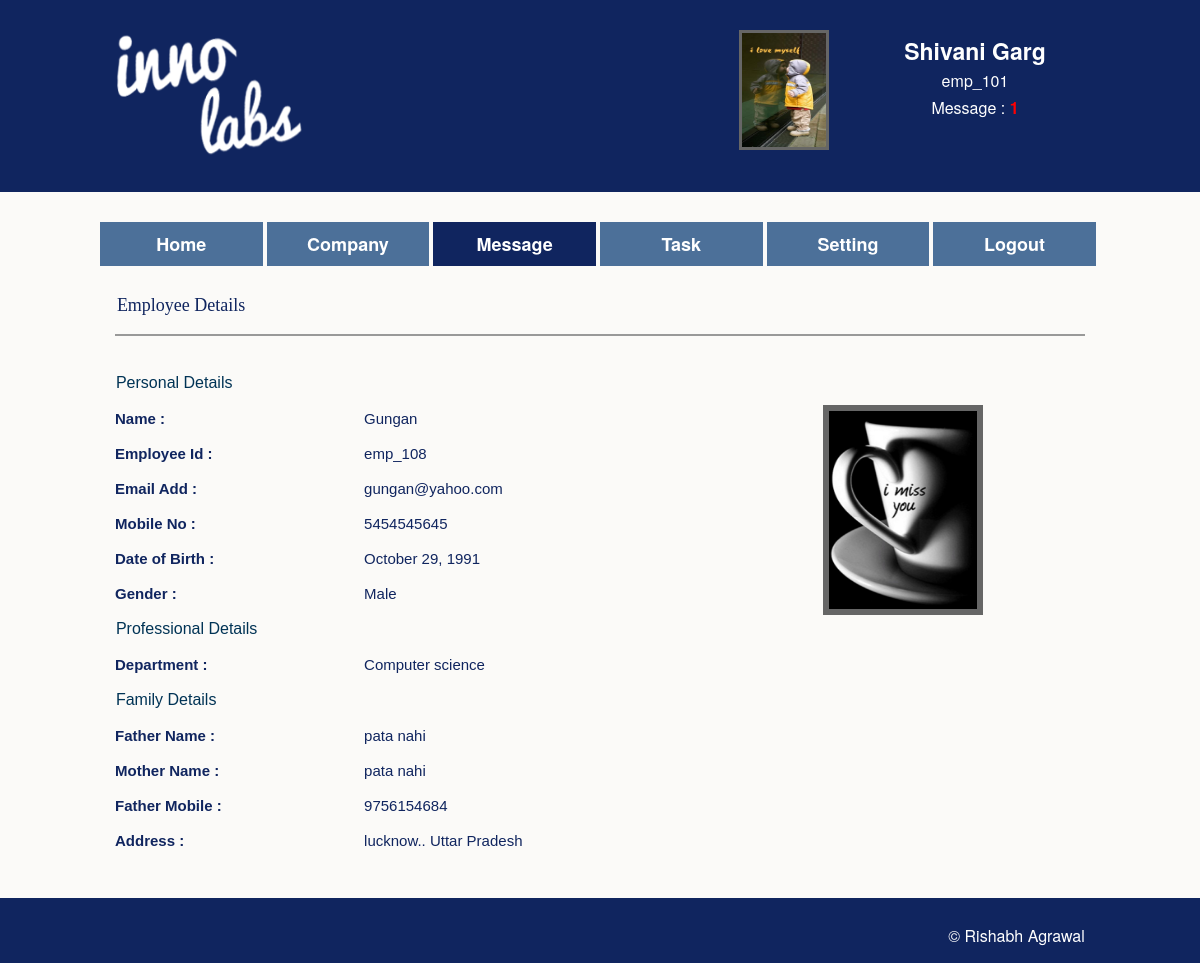
/view_employee.php?user_id=emp_108 (signed in), run on the app's committed database.
### tables this page shows
CREATE TABLE IF NOT EXISTS `employee` (
  `id` int(11) NOT NULL AUTO_INCREMENT,
  `Name` varchar(255) NOT NULL,
  `User_id` varchar(255) NOT NULL,
  `Password` varchar(255) NOT NULL,
  `Email_id` varchar(255) NOT NULL,
  `Mobile` varchar(255) NOT NULL,
  `Gender` varchar(255) NOT NULL,
  `Dob` varchar(255) NOT NULL,
  `Department` varchar(255) NOT NULL,
  `Exp_year` varchar(255) NOT NULL,
  `Company` varchar(255) NOT NULL,
  `Designation` varchar(255) NOT NULL,
  `Father_name` varchar(255) NOT NULL,
  `Mother_name` varchar(255) NOT NULL,
  `Father_mobile` varchar(255) NOT NULL,
  `Address` varchar(255) NOT NULL,
  `Image` varchar(255) NOT NULL,
  `Status` varchar(255) NOT NULL,
  PRIMARY KEY (`id`)
);

### view_employee.php (the view, shortened to what this page needs)
<?php
include('header.php');
if(isset($_GET['user_id']))
{
	$user_id = $_GET['user_id'];
	$query = mysql_query("SELECT * FROM employee WHERE status = 'True' AND User_id = '$user_id'");
	$row = mysql_fetch_assoc($query);
	$dob = $row['Dob'];
	$year = substr($dob,0,4);
	$date = substr($dob,8,2);
	switch(substr($dob,5,2))
	{
		case "10":
		$month = "October";
		break;
	}
}
?>
   <?php
	if(substr($_SESSION['login_id'],0,4) == 'admi')
	{
	?>
    <div class="row nav">
    	<a href="home.php">
        <div class="large-2 column">
         Home
        </div>
        </a>
        <a href="manage_emp.php">
        <div class="large-2 column" style="background:#10255F;">
       	 Manage Emp
        </div>
        </a>
        <a href="message.php">
        <div class="large-2 column" >
         Message
        </div>
        </a>
        <a href="task.php">
        <div class="large-2 column">
         Task
        </div>
        </a>
        <a href="signup.php">
        <div class="large-2 column">
         Add New User
        </div>
        </a>
        <a href="setting.php">
        <div class="large-2 column" >
        Setting
        </div>
        </a>
    </div>
  	<?php
	}
    elseif(substr($_SESSION['login_id'],0,4) == 'emp_')
	{
	?>
    <div class="row nav">
    	<a href="home.php">
        <div class="large-2 column">
         Home
        </div>
        </a>
        <a href="company_detail.php">
        <div class="large-2 column">
       	 Company
        </div>
        </a>
        <a href="message.php">
        <div class="large-2 column" style="background:#10255F;">
         Message
        </div>
        </a>
        <a href="task.php">
        <div class="large-2 column">
         Task
        </div>
        </a>
        <a href="setting.php">
        <div class="large-2 column" >
        Setting
        </div>
        </a>
         <a href="logout.php">
        <div class="large-2 column">
         Logout
        </div>
        </a>
    </div>
    <?php
	}
	?>
     <div class="row">
    	<div class="large-3 column main_heading">
      	Employee Details
        </div>
    </div>
     <div class="row">
    	<div class="large-12 column">
        <hr style="border:0.1em #999999 solid;">
        </div>
    </div>
    <div class="index">
    <div class="row employee_detail">
   <?php
   if(isset($_GET['user_id']) || isset($_POST['done']))
	{
		if(mysql_num_rows($query) != 0)
		{
	?>
        <div class="large-6 column">
        	<div class="row name">
                <div class="large-6 column title">
                Personal Details
                </div>
            </div>
            <div class="row name">
            	<div class="large-6 column heading">
                Name :
                </div>
                <div class="large-6 column end">
               <?php echo $row['Name']; ?>
                </div>
            </div>
             <div class="row name">
            	<div class="large-6 column heading">
                Employee Id :
                </div>
                <div class="large-6 column end">
                <?php echo $row['User_id']; ?>
                </div>
            </div>
             <div class="row name">
            	<div class="large-6 column heading">
                Email Add :
                </div>
                <div class="large-6 column end">
                <?php echo $row['Email_id']; ?>
                </div>
            </div>
             <div class="row name">
            	<div class="large-6 column heading">
                Mobile No :
                </div>
                <div class="large-6 column end">
                <?php echo $row['Mobile']; ?>
                </div>
            </div>
             <div class="row name">
            	<div class="large-6 column heading">
                Date of Birth :
                </div>
                <div class="large-6 column end">
                <?php echo $month." ".$date.", ".$year; ?>
                </div>
            </div>
             <div class="row name">
            	<div class="large-6 column heading">
                Gender :
                </div>
                <div class="large-6 column end">
                <?php echo $row['Gender']; ?>
                </div>
            </div>
              <?php
			if(!empty($row['Department']) || !empty($row['Department']))
			{
			?>
            <div class="row name">
                <div class="large-6 column title">
                Professional Details
                </div>
            </div>
            <?php
			}
			?>
             <?php
			if(!empty($row['Department']))
			{
			?>
             <div class="row name">
            	<div class="large-6 column heading">
               	Department :
                </div>
                <div class="large-6 column end">
                <?php echo $row['Department']; ?>
                </div>
            </div>
            <?php
			}
            ?>
            <div class="row name">
                <div class="large-6 column title">
                Family Details
                </div>
            </div>
            <div class="row name">
            	<div class="large-6 column heading">
               	Father Name :
                </div>
                <div class="large-6 column end">
               <?php echo $row['Father_name']; ?>
                </div>
            </div>
            <div class="row name">
            	<div class="large-6 column heading">
               	Mother Name :
                </div>
                <div class="large-6 column end">
                 <?php echo $row['Mother_name']; ?>
                </div>
            </div>
            <div class="row name">
            	<div class="large-6 column heading">
               	Father Mobile :
                </div>
                <div class="large-6 column end">
                 <?php echo $row['Father_mobile']; ?>
                </div>
            </div>
            <div class="row name">
            	<div class="large-6 column heading">
               	Address :
                </div>
                <div class="large-6 column end">
                 <?php echo $row['Address']; ?>
                </div>
            </div>
        </div>
        <div class="large-6 column">
        <div class="row ">
        	<div class="large-6 column large-offset-5 image ">
                    <img src="employee/<?php echo $row['Image']; ?>" class="user_image">
            </div>
        </div>
        </div>
	<?php
		}
	}
   ?>
    </div>
    </div>
   <div id="full_width">
   <div class="footer">
        <div class="row">
            <div class="large-2 large-offset-10 column copyright">
        &copy; Rishabh Agrawal
            </div>
        </div>
   </div>
   </div>
</body>
</html>

### header.php (shortened to what this page needs)
<?php
if(substr($_SESSION['login_id'],0,4) == 'admi')
{
	if(!isset($_SESSION['login_id']))
	{
		header('location:index.php');
	}
	else{
		$user_id = $_SESSION['login_id'];
		$table = "msg_".$user_id;
		$query = mysql_query("SELECT * FROM admin Where Status = 'True' AND User_id = '$user_id'");
		$row_header = mysql_fetch_assoc($query);
		$query = mysql_query("SELECT * FROM $table WHERE Status = 'True' AND Display = '1'");
		$row_msg = mysql_fetch_assoc($query);
		$total_message =  mysql_num_rows($query);
	}
?>
<!DOCTYPE html>
 <html class="no-js" lang="en">
<head>
	<meta charset="utf-8" />
  <meta name="viewport" content="width=device-width" />
  <title>Password Sniffer</title>
  <link rel="stylesheet" href="css/normalize.css" />
  <link rel="stylesheet" href="css/main.css" />
  <link rel="stylesheet" href="css/foundation.css" />
  <script src="js/vendor/custom.modernizr.js"></script>
  <script src="js/jquery-latest.js" type="text/javascript"></script>
</head>
<body id="body">
<div id="full_width">
    <div class="row header" id="full_widths">
        <div class="large-6 columns">
        	<div class="row">
            <div class="large-10 column">
       			 <a href="#"><img src="img/logo.png" style="height:130px;  margin-left:-100px;"></a>
        	</div>
        	</div>
        </div>
        <div class="large-2 large-offset-1 column" >
            <div class="row">
				<div class="large-8 large-offset-4">
            		<img src="admin/<?php echo $row_header['Image']?>" style="height:120px;width:90px;border:3px #666 solid;"  >
            	</div>
            </div>
        </div>
        <div class="large-3 column end">
            <div class="row ">
                <div class="large-12 columns user_name">
                <h4><a href="#" class="user_n"><?php echo $row_header['Name']?></a></h4>
                </div>
            </div>
            <div class="row ">
                <div class="large-12 user_name columns" style="margin-top:-10px;">
                <p class="user_n"><?php echo $row_header['User_id']?></p>
                </div>
            </div>
            <div class="row ">
                <div class="large-12 user_name column" style="margin-top:-19px;">
                <p><a href="view_message.php" class="user_n">Message : <?php
                if($total_message == '0')
				{
					echo "<span style='font-weight:bold;'>".$total_message."</span>";
				}
				else
				{
					echo "<span style='color:red;font-weight:bold;'>".$total_message."</span>";
				}
				?>
                </a></p>
                </div>
            </div>
            <div class="row ">
                <div class="large-12 user_name column" style="margin-top:-19px;">
                <p><a href="logout.php" class="user_n">Logout</a></p>
                </div>
            </div>
         </div>
    </div>
 </div>
<?php
}
elseif(substr($_SESSION['login_id'],0,4) == 'emp_')
{
	if(!isset($_SESSION['login_id']))
	{
		header('location:index.php');
	}
	else{
		$user_id = $_SESSION['login_id'];
		$table = "msg_".$user_id;
		$query = mysql_query("SELECT * FROM employee Where Status = 'True' AND User_id = '$user_id'");
		$row_header = mysql_fetch_assoc($query);
		$query = mysql_query("SELECT * FROM $table WHERE Status = 'True' AND Display = '1'");
		$total_message =  mysql_num_rows($query);
	}
?>
<!DOCTYPE html>
 <html class="no-js" lang="en">
<head>
  <link rel="stylesheet" href="css/normalize.css" />
  <link rel="stylesheet" href="css/main.css" />
  <link rel="stylesheet" href="css/foundation.css" />
</head>
<body id="body">
<div id="full_width">
    <div class="row header" id="full_widths">
        <div class="large-6 columns">
        	<div class="row">
            <div class="large-10 column">
       			 <a href="#"><img src="img/logo.png" style="height:130px;  margin-left:-100px;"></a>
        	</div>
        	</div>
        </div>
        <div class="large-2 large-offset-1 column" >
            <div class="row">
				<div class="large-8 large-offset-4">
            		<img src="employee/<?php echo $row_header['Image']?>" style="height:120px;width:90px;border:3px #666 solid;"  >
            	</div>
            </div>
        </div>
        <div class="large-3 column end">
            <div class="row ">
                <div class="large-12 columns user_name">
                <h4><a href="#" class="user_n"><?php echo $row_header['Name']?></a></h4>
                </div>
            </div>
            <div class="row ">
                <div class="large-12 user_name columns" style="margin-top:-10px;">
                <p class="user_n"><?php echo $row_header['User_id']?></p>
                </div>
            </div>
            <div class="row ">
                <div class="large-12 user_name column" style="margin-top:-19px;">
                <p><a href="view_message.php" class="user_n">Message : <?php
                if($total_message == '0')
				{
					echo "<span style='font-weight:bold;'>".$total_message."</span>";
				}
				else
				{
					echo "<span style='color:red;font-weight:bold;'>".$total_message."</span>";
				}
				?>
                </a></p>
                </div>
            </div>
         </div>
    </div>
 </div>
<?php
}
else{
	unset($_SESSION['login_id']);
	header('location: index.php');
}
?>

### css/main.css (style rules this page uses)
#body { background:#fbfaf8; }
.main_heading { margin-top:30px; font-size:18px; color:#10255F; font-family:"Comic Sans MS", cursive; }
#full_width { width:100%; background:#10255F; }
.header { padding-top:30px; padding-bottom:30px; }
.user_name { text-align:center; }
.user_n { color:#fff !important; }
.nav { padding-top:30px; }
.nav div { text-align:center; padding-top:1.3%; padding-bottom:1.3%; font-size:18px; background:#4c7099; border-right:#fbfaf8 solid 4px; color:#fff; font-weight:bold; }
.index .heading { font-weight:600; }
.index .title { font-size:16px; color:#035; font-family:"Lucida Sans Unicode", "Lucida Grande", sans-serif; }
.index .name { font-size:15px; color:#10255F; font-family:"Lucida Sans Unicode", "Lucida Grande", sans-serif; padding-top:20px; }
.index .user_image { border:#666 6px solid; width:160px; height:210px; margin-top:50px; }
.footer { background:#10255F; height:65px; margin-top:50px; color:#fff; }
.copyright { margin-top:30px; }

### data on the page
employee: Image (picture), Name "Shivani Garg", User "emp_101"
employee: Name "Gungan", User "emp_108", Email "gungan@yahoo.com", Mobile "5454545645", Dob "October", Dob "29", Dob "1991", Gender "Male", Department "Computer science", Father_name "pata nahi", Mother_name "pata nahi", Father_mobile "9756154684", Address "lucknow.. Uttar Pradesh", Image (picture)

### other printed values
$total_message "1"
